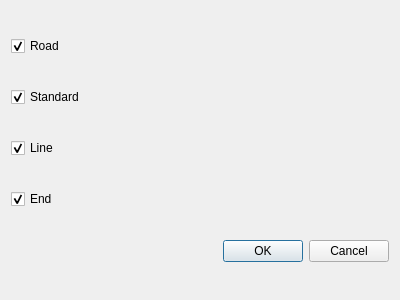
<?xml version="1.0" encoding="UTF-8"?>
<ui version="4.0">
 <class>NodesType</class>
 <widget class="QDialog" name="NodesType">
  <property name="geometry">
   <rect>
    <x>0</x>
    <y>0</y>
    <width>400</width>
    <height>300</height>
   </rect>
  </property>
  <property name="windowTitle">
   <string>Nodes Tyoe</string>
  </property>
  <layout class="QGridLayout" name="gridLayout">
   <item row="0" column="0">
    <widget class="QCheckBox" name="checkBox_raod">
     <property name="text">
      <string>Road</string>
     </property>
     <property name="checked">
      <bool>true</bool>
     </property>
    </widget>
   </item>
   <item row="5" column="0">
    <widget class="QDialogButtonBox" name="buttonBox">
     <property name="orientation">
      <enum>Qt::Orientation::Horizontal</enum>
     </property>
     <property name="standardButtons">
      <set>QDialogButtonBox::StandardButton::Cancel|QDialogButtonBox::StandardButton::Ok</set>
     </property>
    </widget>
   </item>
   <item row="3" column="0">
    <widget class="QCheckBox" name="checkBox_line">
     <property name="text">
      <string>Line</string>
     </property>
     <property name="checked">
      <bool>true</bool>
     </property>
    </widget>
   </item>
   <item row="1" column="0">
    <widget class="QCheckBox" name="checkBox_standard">
     <property name="text">
      <string>Standard</string>
     </property>
     <property name="checked">
      <bool>true</bool>
     </property>
    </widget>
   </item>
   <item row="4" column="0">
    <widget class="QCheckBox" name="checkBox_end">
     <property name="text">
      <string>End</string>
     </property>
     <property name="checked">
      <bool>true</bool>
     </property>
    </widget>
   </item>
  </layout>
 </widget>
 <resources/>
 <connections>
  <connection>
   <sender>buttonBox</sender>
   <signal>accepted()</signal>
   <receiver>NodesType</receiver>
   <slot>accept()</slot>
   <hints>
    <hint type="sourcelabel">
     <x>248</x>
     <y>254</y>
    </hint>
    <hint type="destinationlabel">
     <x>157</x>
     <y>274</y>
    </hint>
   </hints>
  </connection>
  <connection>
   <sender>buttonBox</sender>
   <signal>rejected()</signal>
   <receiver>NodesType</receiver>
   <slot>reject()</slot>
   <hints>
    <hint type="sourcelabel">
     <x>316</x>
     <y>260</y>
    </hint>
    <hint type="destinationlabel">
     <x>286</x>
     <y>274</y>
    </hint>
   </hints>
  </connection>
 </connections>
</ui>
